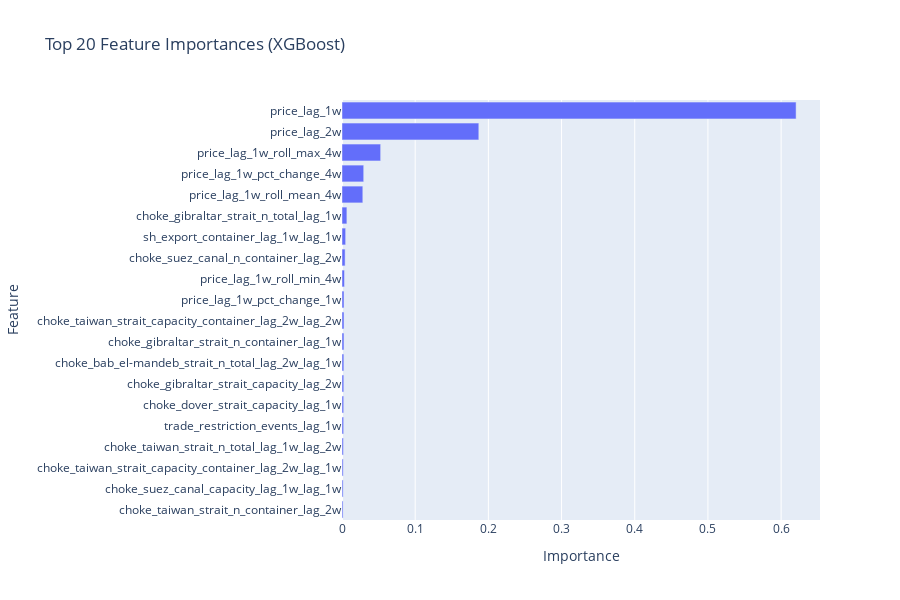

Source (notebook cell):
### Markdown cell above
## Step 10: Feature Importance Analysis

### Code cell
# Get feature importances from XGBoost
feature_importance = pd.DataFrame({
    'Feature': feature_cols,
    'Importance': xgb_model.feature_importances_
}).sort_values('Importance', ascending=False)

print(f"\nTop 20 Most Important Features (XGBoost):")
print(feature_importance.head(20).to_string(index=False))

# Visualize top 20 features
fig = px.bar(
    feature_importance.head(20),
    x='Importance',
    y='Feature',
    orientation='h',
    title='Top 20 Feature Importances (XGBoost)'
)
fig.update_layout(height=600, yaxis={'categoryorder': 'total ascending'})
fig.show()

### Figure 1 — Plotly figure (JSON) as saved in the notebook; plotly's stock layout.template omitted (floating-point values rounded to 4 significant figures)
{"data": [{"hovertemplate": "Importance=%{x}<br>Feature=%{y}<extra></extra>", "legendgroup": "", "marker": {"color": "#636efa", "pattern": {"shape": ""}}, "name": "", "orientation": "h", "showlegend": false, "textposition": "auto", "type": "bar", "x": [0.6205, 0.187, 0.05282, 0.02966, 0.02845, 0.006687, 0.004972, 0.004253, 0.00338, 0.002748, 0.002718, 0.00268, 0.002534, 0.002431, 0.002307, 0.002258, 0.001928, 0.001638, 0.001563, 0.001453], "xaxis": "x", "y": ["price_lag_1w", "price_lag_2w", "price_lag_1w_roll_max_4w", "price_lag_1w_pct_change_4w", "price_lag_1w_roll_mean_4w", "choke_gibraltar_strait_n_total_lag_1w", "sh_export_container_lag_1w_lag_1w", "choke_suez_canal_n_container_lag_2w", "price_lag_1w_roll_min_4w", "price_lag_1w_pct_change_1w", "choke_taiwan_strait_capacity_container_lag_2w_lag_2w", "choke_gibraltar_strait_n_container_lag_1w", "choke_bab_el-mandeb_strait_n_total_lag_2w_lag_1w", "choke_gibraltar_strait_capacity_lag_2w", "choke_dover_strait_capacity_lag_1w", "trade_restriction_events_lag_1w", "choke_taiwan_strait_n_total_lag_1w_lag_2w", "choke_taiwan_strait_capacity_container_lag_2w_lag_1w", "choke_suez_canal_capacity_lag_1w_lag_1w", "choke_taiwan_strait_n_container_lag_2w"], "yaxis": "y"}], "layout": {"barmode": "relative", "height": 600, "legend": {"tracegroupgap": 0}, "title": {"text": "Top 20 Feature Importances (XGBoost)"}, "xaxis": {"anchor": "y", "domain": [0.0, 1.0], "title": {"text": "Importance"}}, "yaxis": {"anchor": "x", "categoryorder": "total ascending", "domain": [0.0, 1.0], "title": {"text": "Feature"}}}}
